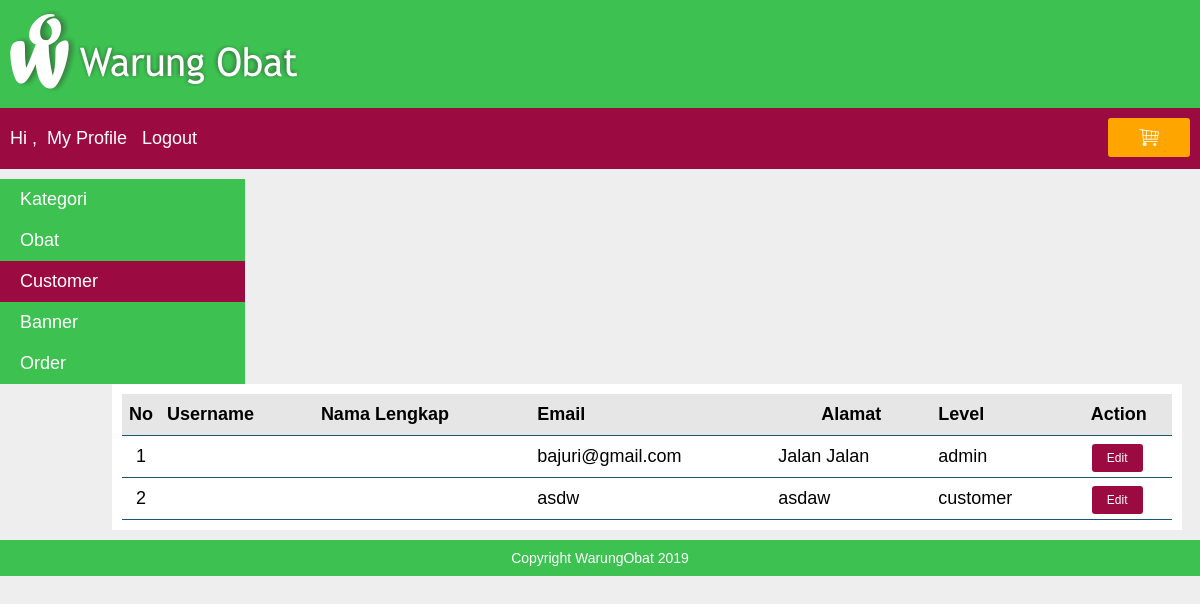
The app's page /index.php?page=my_profile&module=customer&action=list (signed in) with its own data.
### tables this page shows
CREATE TABLE `customer` (
  `id_customer` int(50) NOT NULL,
  `username` varchar(100) NOT NULL,
  `password` varchar(300) NOT NULL,
  `nama_lengkap` varchar(100) NOT NULL,
  `email` varchar(160) NOT NULL,
  `alamat` varchar(400) NOT NULL,
  `level` varchar(20) NOT NULL
);

### module/customer/list.php (the view)
<?php
    $queryAdmin = mysqli_query($koneksi, "SELECT * FROM customer");
    $no=1;
    if(mysqli_num_rows($queryAdmin) == 0)
    {
        echo "<h3>Saat ini belum ada data user yang dimasukan</h3>";
    }
    else
    {
        echo "<table class='table-list'>";
            echo "<tr class='baris-title'>
                    <th class='kolom-nomor'>No</th>
                    <th class='kiri'>Username</th>
                    <th class='kiri'>Nama Lengkap</th>
                    <th class='kiri'>Email</th>
                    <th class='tengah'>Alamat</th>
                    <th class='kiri'>Level</th>
                    <th class='tengah'h>Action</th>
                 </tr>";
            while($rowCustomer=mysqli_fetch_assoc($queryAdmin))
            {
                echo "<tr>
                        <td class='kolom-nomor'>$no</td>
                        <td>$rowCustomer[username]</td>
                        <td>$rowCustomer[nama_lengkap]</td>
                        <td>$rowCustomer[email]</td>
                        <td>$rowCustomer[alamat]</td>
                        <td>$rowCustomer[level]</td>
                        <td class='tengah'><a class='tombol-action' href='".BASE_URL."index.php?page=my_profile&module=customer&action=form&id_customer=$rowCustomer[id_customer]"."'>Edit</a></td>
                     </tr>";
                $no++;
            }
        echo "</table>";
    }
?>

### css/style.css (style rules this page uses)
body { font-family: arial; font-size: 18px; color: white; background: #eee; margin: 0px; }
.table-list { width: 100%; border-collapse: collapse; }
.table-list tr { border-bottom: 1px solid #1e5474; }
.table-list tr.baris-title { background: #E6E6E6; }
.table-list tr th, .table-list tr td { padding: 10px 7px; }
.kolom-nomor { width: 20px; text-align: center; }
.tengah { text-align: center; }
.kiri { text-align: left; }
.tombol-action { background: #9b0b41; color: white; padding: 7px 15px; border-radius: 3px; cursor: pointer; text-decoration: none; margin-right: 3px; font-size: 12px; }

### records on screen
customer: email "bajuri@gmail.com", alamat "Jalan Jalan", level "admin"
customer: email "asdw", alamat "asdaw", level "customer"
